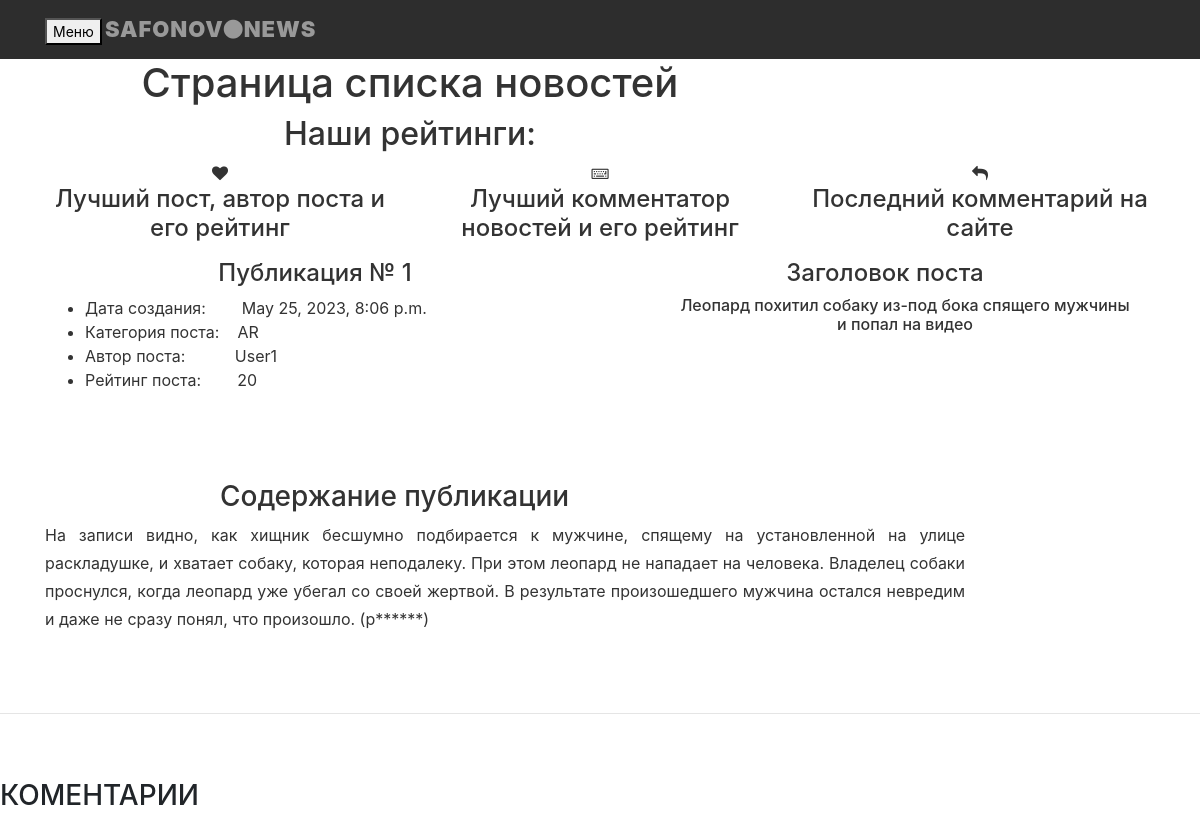
The app's page /post/1/ with its own data.
### news/models.py (models this page shows, shortened)
class Post(models.Model):
    author = models.ForeignKey(Author, on_delete=models.CASCADE)
    categoryType = models.CharField(max_length=20, choices=CATEGORY_CHOISES, default=ARTICLE)
    dataCreations = models.DateTimeField(auto_now_add=True)
    postCategory = models.ManyToManyField(Category, through='PostCategory')
    title = models.CharField(max_length=128)
    text = models.TextField()
    rating = models.SmallIntegerField(default=0)

class Author(models.Model):
    authorUser = models.OneToOneField(User, on_delete=models.CASCADE)
    ratingAuthor = models.SmallIntegerField(default=0)
    def __str__(self):
        return f"{self.authorUser}"

### news/views.py (the view)
# urls.py: path('post/<int:pk>/', PostDetail.as_view()),
class PostDetail(View):
    def get(self, request, pk):
        ps = Post.objects.get(id=pk)
        return render(request, "news/posts.html", {'ps':ps})

### news/templatetags/censor.py (called while the page is built)
@register.filter
def censor(value):
    if isinstance(value, str):
        for word in bad_words:
            value = value.replace(word, word[0] + '*' * (len(word) - 1))
        return value
    else:
        raise ValueError("Передан неверный тип переменной. Ожидалась строка")

### news/templates/news/posts.html (shortened to what this page needs)
{% extends 'news/default.html' %}
{% load static %}
{% load censor %}
{% block MyCss %}
<link rel="stylesheet" href="{% static 'css/base.css' %}">
<link rel="stylesheet" href="{% static 'css/bootstrap.min.css' %}">
<link rel="stylesheet" href="{% static 'css/font-awesome.min.css' %}">
{% endblock %}
{% block MyContent %}
<div class="navbar navbar-inverse navbar-fixed-top">
    <div class="container">
      <div class="navbar-header">
         <button type="button" class="navbar-toggle" data-toggle="collapse" data-target="#collapseMenu">
          <span class="icon-bar">Меню</span>
        </button>
        <a class="navbar-brand" href="http://127.0.0.1:8000/">SAFONOV<i class="fa fa-circle"></i>NEWS</a>
      </div>
    </div>
</div>
  <div id="headerwrap">
    <div class="container">
      <div class="row centered">
        <div class="col-lg-8 col-lg-offset-2">
          <h1>Страница списка новостей</h1>
          <h2>Наши рейтинги:</h2>
        </div>
      </div>
    </div>
  </div>
  <div class="container w">
    <div class="row centered">
      <div class="col-lg-4">
        <i class="fa fa-heart"></i>
        <h4>Лучший пост, автор поста и его рейтинг</h4>
      </div>
      <div class="col-lg-4">
        <i class="fa fa-keyboard-o" aria-hidden="true"></i>
        <h4>Лучший комментатор новостей и его рейтинг</h4>
      </div>
      <div class="col-lg-4">
        <i class="fa fa-reply" aria-hidden="true"></i>
        <h4>Последний комментарий на сайте</h4>
      </div>
    </div>
  </div>
  <div class="container wb">
    <div class="row centered">
      <br><br>
      <div class="col-lg-6">
        <h4>Публикация № {{ ps.pk }}</h4>
          <ul>
              <li align="left">Дата создания:&nbsp;&nbsp;&nbsp;&nbsp;&nbsp;&nbsp;&nbsp;&nbsp;{{ ps.dataCreations }}</li>
              <li align="left">Категория поста:&nbsp;&nbsp;&nbsp;&nbsp;{{ ps.categoryType }}</li>
              <li align="left">Автор поста:&nbsp;&nbsp;&nbsp;&nbsp;&nbsp;&nbsp;&nbsp;&nbsp;&nbsp;&nbsp;&nbsp;{{ ps.author }}</li>
              <li align="left">Рейтинг поста:&nbsp;&nbsp;&nbsp;&nbsp;&nbsp;&nbsp;&nbsp;&nbsp;{{ ps.rating }}</li>
          </ul>
        <p><br><br></p>
      </div>
      <div class="col-lg-6">
        <h4>Заголовок поста</h4>
          <ul>
              <h6>{{ ps.title }}</h6>
          </ul>
        <p><br><br></p>
      </div>
      <div class="col-lg-2"></div>
      <h3>Содержание публикации</h3>
      <div class="col-lg-10 col-lg-offset-1">
        <p>{{ ps.text|censor }}</p>
      </div>
    </div>
  </div>
<br><br>
<hr />
<br><br>
<div class="col-lg-2"></div>
      <h3>КОМЕНТАРИИ</h3>
{% endblock %}

### static/css/base.css (style rules this page uses)
body { background-color: #f2f2f2; font-family: 'Lato', sans-serif; font-weight: 300; font-size: 16px; color: #555; -webkit-font-smoothing: antialiased; -webkit-overflow-scrolling: touch; margin-top: 70px; }
h1, h2, h3, h4, h5, h6 { font-family: 'Raleway', sans-serif; font-weight: 300; color: #333; }
p { text-align: justify; line-height: 28px; margin-bottom: 25px; }
.centered { text-align: center; }
a { color: #f85c37; }
hr { display: block; height: 5px; border: 0; border-top: 1px solid #ccc; margin: 1em 0; padding: 0; }
.navbar { font-weight: 800; font-size: 14px; padding-top: 15px; padding-bottom: 15px; }
.navbar-inverse { background: #2d2d2d; border-color: #2d2d2d; }
.navbar-inverse .navbar-brand { color: #999; font-weight: bolder; font-size: 22px; letter-spacing: 1px; }
.row { color: #333; }
li { text-align: left; }

### records on screen
Post: pk "1", dataCreations "May 25, 2023, 8:06 p.m.", categoryType "AR", author "User1", rating "20", title "Леопард похитил собаку из-под бока спящего мужчины и попал на видео", text|censor "На записи видно, как хищник бесшумно подбирается к мужчине, спящему на установленной на улице раскладушке, и хватает собаку, которая неподалеку. При этом леопард не нападает на человека. Владелец собаки проснулся, когда леопард уже убегал со своей жертвой. В результате произошедшего мужчина остался невредим и даже не сразу понял, что произошло. (р******)"
